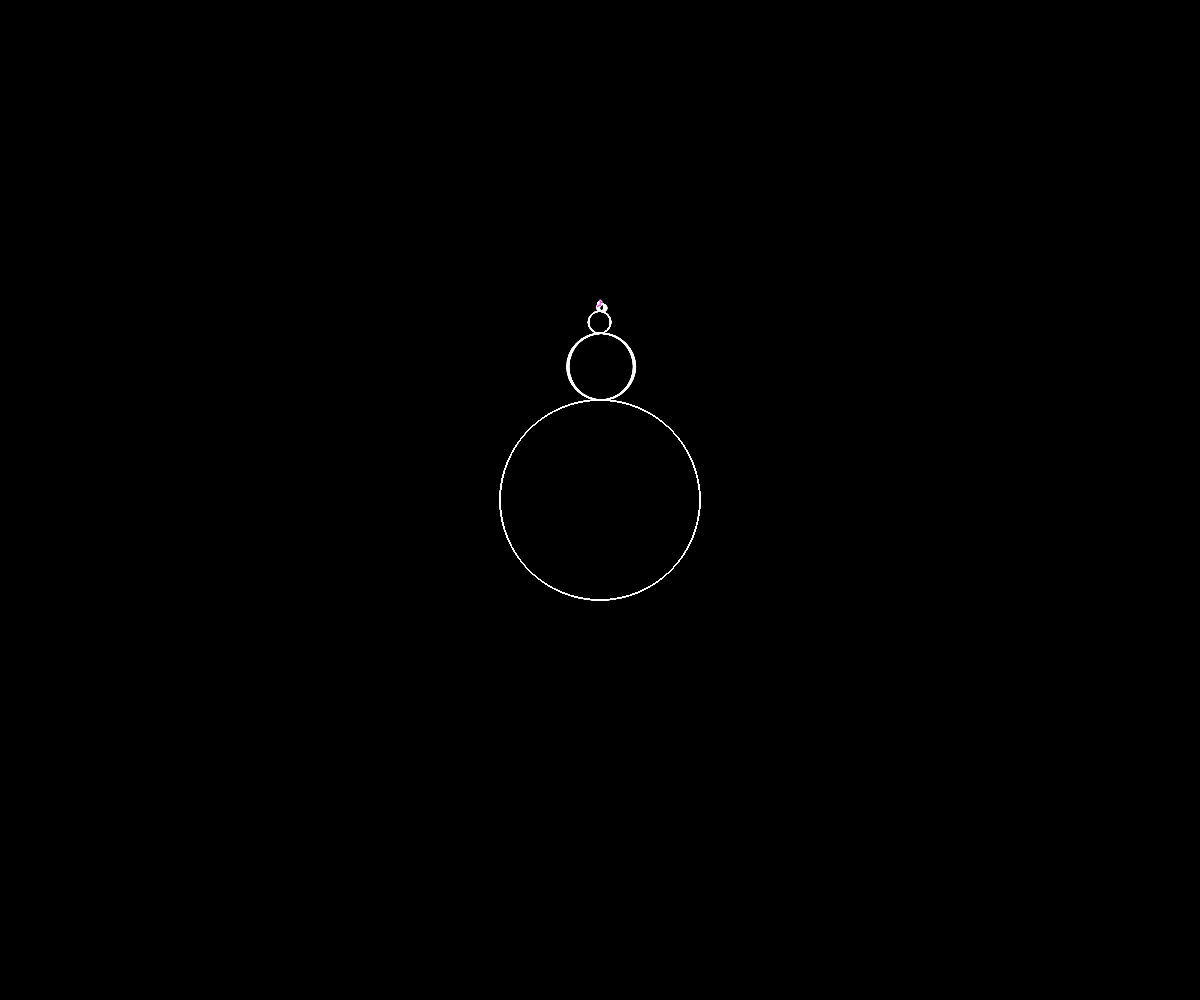
Frame 1 (no input)
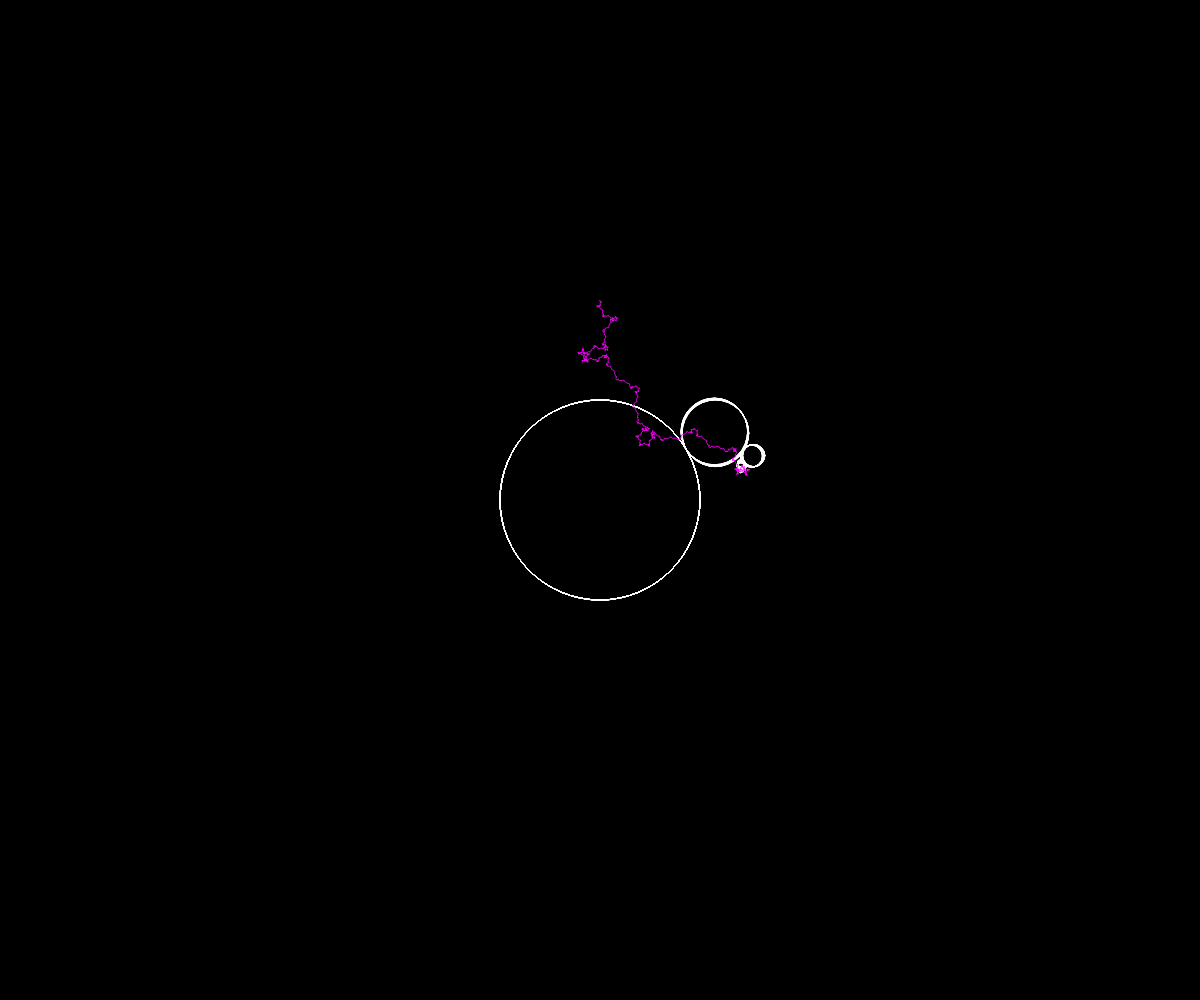
Frame 60 (no input)
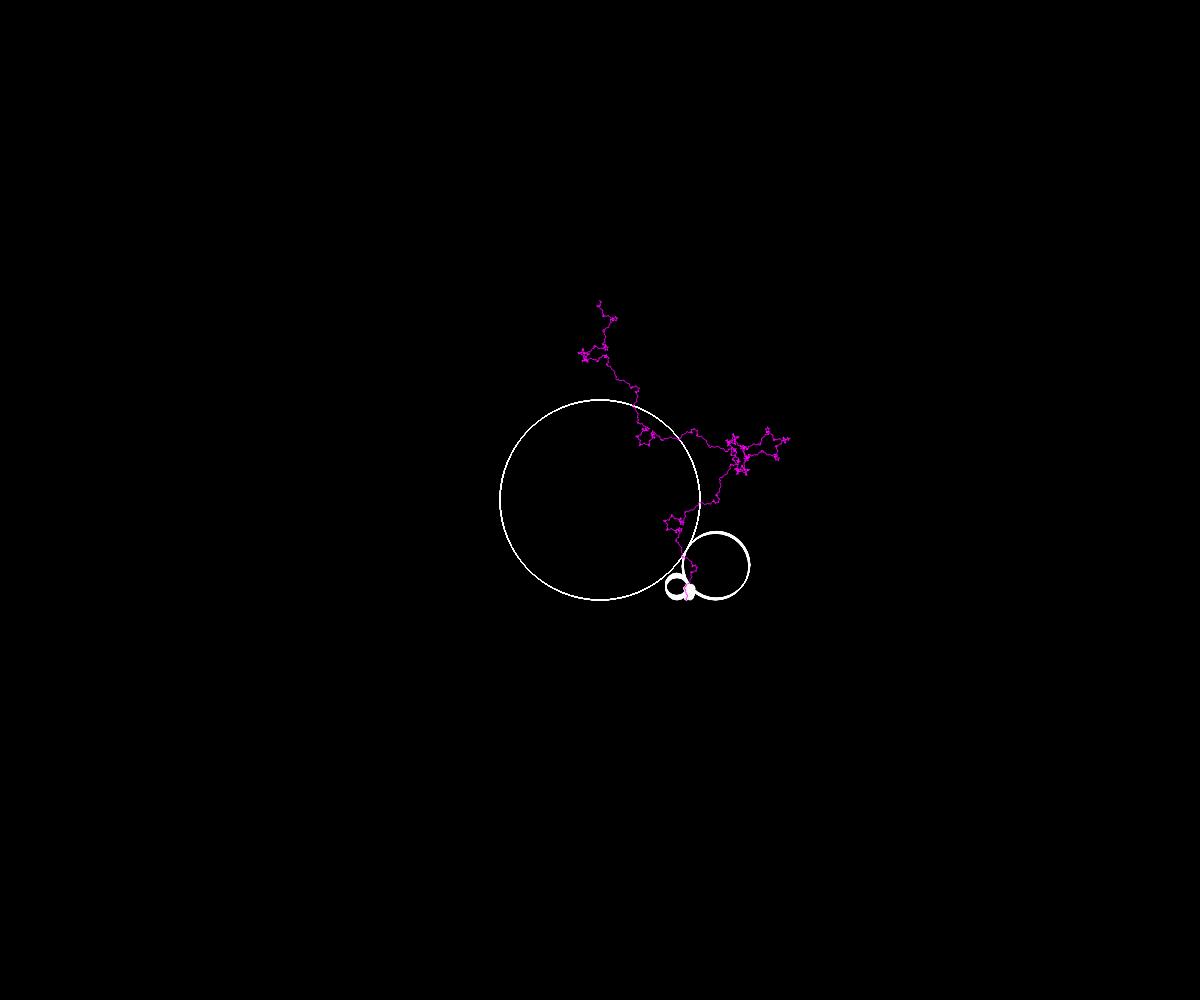
Frame 120 (the mouse pressed at the canvas centre since frame 60)

The p5.js sketch that drew these frames (run headless with seeded random() and noise() and a simulated clock; from frame 60 on, the mouse is pressed at the canvas centre):

// p5.js sketch
// ── sketch.js
/**
 * Fractal Spirograph
 *
 * C.J.Chen's blog on Fractal Spirograph - http://benice-equation.blogspot.com/2012/01/fractal-spirograph.html
 *
 */

// Speed(n) = k^(n-1), k=±2, ±3, ±4 being n the level depth
const K = -4
const RES = 50

let path = []
let end
let sun

function setup() {
  createCanvas(windowWidth, windowHeight)
  sun = new Orbit(width/2, height/2, 100, null, 0)
  let next = sun
  for (let i = 0; i < 11; i++) {
    next = next.addChild()
  }
  end = next
}

function draw() {
  background(0)

  for (let i = 0; i < RES; i++) {
    let next = sun
    while (next !== null) {
      next.update()
      next.show()
      next = next.child
    }
    path.push(createVector(end.x, end.y))
  }

  noFill()
  stroke(255, 0, 255)
  strokeWeight(1)
  beginShape()
  for (let i = 0; i < path.length; i++) {
    vertex(path[i].x, path[i].y)
  }
  endShape()
}

// ── orbit.js
class Orbit {
  constructor (x, y, r, p, n) {
    this.x = x
    this.y = y
    this.r = r
    this.parent = p
    this.child = null
    this.angle = -PI/2
    this.n = n
    this.speed = radians(pow(K, this.n - 1)) / RES
  }

  addChild () {
    let newR = this.r / 3
    let newX = this.x + this.r + newR
    let newY = this.y
    this.child = new Orbit(newX, newY, newR, this, this.n + 1)
    return this.child
  }

  update () {
    if (!this.parent) {
      return
    }
    this.angle += this.speed
    let rsum = this.r + this.parent.r
    // let rsum = this.r - this.parent.r // Circle inside
    this.x = this.parent.x + rsum * cos(this.angle)
    this.y = this.parent.y + rsum * sin(this.angle)
    // ellipse(x2, y2, r2*2)
  }

  show () {
    push()
      noFill()
      stroke(255)
      strokeWeight(0.5)
      ellipse(this.x, this.y, this.r * 2)
    pop()
  }
}
